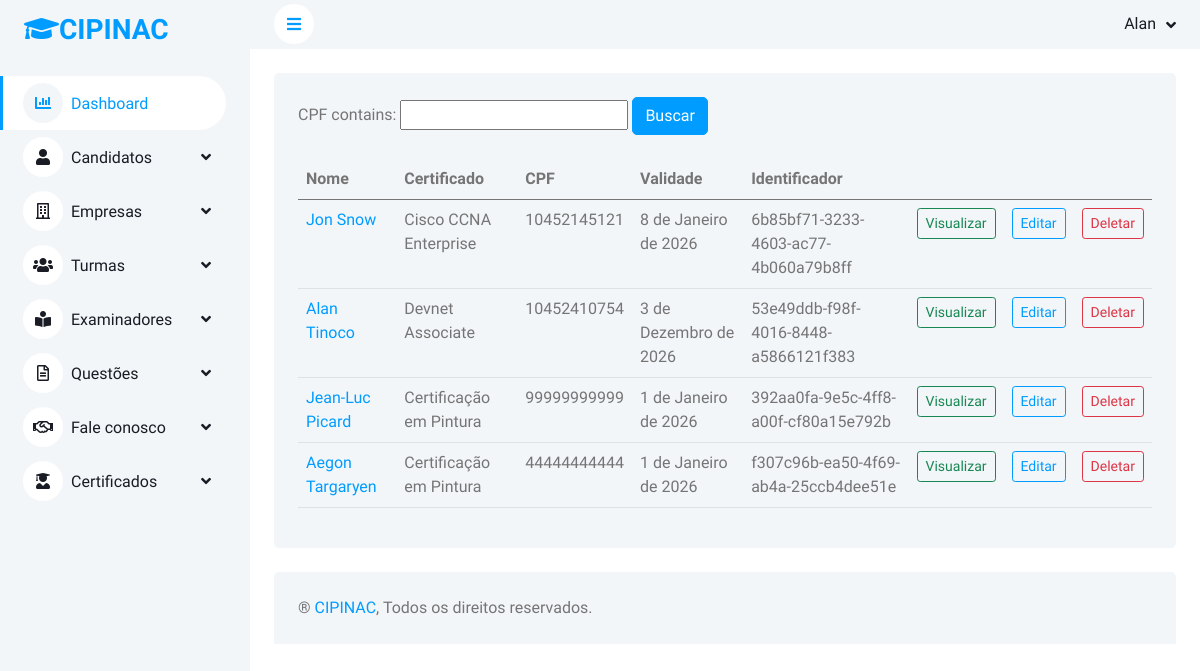
/buscar/certificado (signed in), run on the app's committed database.
### alunos/models.py (models this page shows, shortened)
class Certificado(models.Model):
    identificador = models.UUIDField(primary_key = False, default = uuid.uuid4, editable = False)
    nome = models.CharField(max_length=100)
    CPF = models.CharField(max_length=11)
    titulo_do_certificado = models.CharField(max_length=100)
    data = models.DateField(null=False, blank=False)
    validade = models.DateField(null=False, blank=False)
    certificado = models.FileField(upload_to ='certificados/', null=True, blank=True)

### alunos/views.py (the view)
# urls.py: path('buscar/certificado',views.view_certificado, name="view_certificado"),
@login_required(login_url='index')
def view_certificado(request):
    object_list = Certificado.objects.all()
    certificado_list = CertificadoFilter(request.GET, queryset=object_list)
    context = {
        'object_list': object_list,
        'filter': certificado_list,
    }
    return render(request, 'view-certificado.html', context)

### templates/view-certificado.html (shortened to what this page needs)
{% extends 'base.html' %}
{% load widget_tweaks %}
{% load static %}
{% block content %}
                    <div class="container-fluid pt-4 px-4">
                        <div class="bg-light rounded h-100 p-4">
                            <form method="get">
                                {{filter.form}}
                                <input type="submit"  class="btn btn-primary" value="Buscar">
                            </form></br>
                            <div class="table-responsive">
                                <table class="table">
                    <thead>
                        <tr>
                            <th>Nome</th>
                            <th>Certificado</th>
                            <th>CPF</th>
                            <th>Validade</th>
                            <th>Identificador</th>
                            <th></th>
                            <th></th>
                            <th></th>
                        </tr>
                    </thead>
                    <tbody>
                        {% for certificado in filter.qs %}
                        <tr>
                            <td>
                                <a href="">
                                    {{certificado.nome}}
                                </a>
                            </td>
                                <td>
                                    {{certificado.titulo_do_certificado}}
                                </td>
                            <td>{{certificado.CPF}}</td>
                            <td>{{certificado.validade}}</td>
                            <td>{{certificado.identificador}}</td>
                            <td>
                                <a href="{% url 'visualizar_certificado' certificado.id %}">
                                    <input type="submit" class="btn btn-outline-success btn-sm" value="Visualizar">
                                </a>
                            </td>
                            <td>
                                <a href="{% url 'update_certificado' certificado.id %}">
                                    <input type="submit" class="btn btn-outline-primary btn-sm" value="Editar">
                                </a>
                            </td>
                            <td>
                                <a href="{% url 'delete_certificado' certificado.id %}">
                                    <input type="submit" class="btn btn-outline-danger btn-sm" value="Deletar">
                                </a>
                            </td>
                        </tr>
                        {% endfor %}
                    </tbody>
                </table>
                         </div>
                     </div>
                 </div>
{% endblock %}

### templates/base.html (shortened to what this page needs)
{% load static %}
<!DOCTYPE html>
<html lang="pt-br">
<head>
    <link href="https://cdnjs.cloudflare.com/ajax/libs/font-awesome/5.10.0/css/all.min.css" rel="stylesheet">
    <link href="https://cdn.jsdelivr.net/npm/bootstrap-icons@1.4.1/font/bootstrap-icons.css" rel="stylesheet">
    <link href="{% static 'assets/css/bootstrap.min.css' %}" rel="stylesheet">
    <link href="{% static 'assets/css/style.css' %}" rel="stylesheet">
</head>
<body>
    <div class="container-xxl position-relative bg-white d-flex p-0">
        <div class="sidebar pe-4 pb-3">
            <nav class="navbar bg-light navbar-light">
                <a href="{% url 'index' %}" class="navbar-brand mx-4 mb-3">
                    <h3 class="text-primary"><i class="fa fa-graduation-cap"></i>CIPINAC</h3>
                </a>
                <div class="navbar-nav w-100">
                    <a href="{% url 'dashboard' %}" class="nav-item nav-link active"><i class="fa fa-chart-bar me-2"></i>Dashboard</a>
                    <div class="nav-item dropdown">
                        <a href="#" class="nav-link dropdown-toggle" data-bs-toggle="dropdown"><i class="fa fa-user me-2"></i>Candidatos</a>
                    </div>
                    <div class="nav-item dropdown">
                        <a href="#" class="nav-link dropdown-toggle" data-bs-toggle="dropdown"><i class="far fa-building me-2"></i>Empresas</a>
                    <div class="nav-item dropdown">
                        <a href="#" class="nav-link dropdown-toggle" data-bs-toggle="dropdown"><i class="far fas fa-users me-2"></i>Turmas</a>
                    </div>
                    <div class="nav-item dropdown">
                        <a href="#" class="nav-link dropdown-toggle" data-bs-toggle="dropdown"><i class="far fas fa-book-reader me-2"></i>Examinadores</a>
                    </div>
                    <div class="nav-item dropdown">
                        <a href="#" class="nav-link dropdown-toggle" data-bs-toggle="dropdown"><i class="far fa-file-alt me-2"></i>Questões</a>
                    </div>
                    <div class="nav-item dropdown">
                        <a href="#" class="nav-link dropdown-toggle" data-bs-toggle="dropdown"><i class="far far fa-handshake me-2"></i>Fale conosco</a>
                    </div>
                    <div class="nav-item dropdown">
                        <a href="#" class="nav-link dropdown-toggle" data-bs-toggle="dropdown"><i class="far far fas fa-user-graduate me-2"></i>Certificados</a>
                    </div>
                </div>
            </nav>
        </div>
        <div class="content">
            <nav class="navbar navbar-expand bg-light navbar-light sticky-top px-4 py-0">
                <a href="#" class="sidebar-toggler flex-shrink-0">
                    <i class="fa fa-bars"></i>
                </a>
                <div class="navbar-nav align-items-center ms-auto">
                    <div class="nav-item dropdown">
                        <a href="#" class="nav-link dropdown-toggle" data-bs-toggle="dropdown">
                            <span class="d-none d-lg-inline-flex">{{request.user.first_name}}</span>
                        </a>
                    </div>
                </div>
            </nav>
                    {% block content %}{% endblock %}
            <div class="container-fluid pt-4 px-4">
                <div class="bg-light rounded-top p-4">
                    <div class="row">
                        <div class="col-12 col-sm-6 text-center text-sm-start">
                            ® <a href="#">CIPINAC</a>, Todos os direitos reservados.
                        </div>
                    </div>
                </div>
            </div>
        </div>
    </div>
</body>
</html>

### static/assets/css/style.css (style rules this page uses)
:root { --primary: #009CFF; --light: #F3F6F9; --dark: #191C24; }
.btn { transition: .5s; }
.btn.btn-primary { color: #FFFFFF; }
.sidebar { position: fixed; top: 0; left: 0; bottom: 0; width: 250px; height: 100vh; overflow-y: auto; background: var(--light); transition: 0.5s; z-index: 999; }
.content { margin-left: 250px; min-height: 100vh; background: #FFFFFF; transition: 0.5s; }
@media (min-width: 992px) { .sidebar { margin-left: 0; } }
@media (min-width: 992px) { .content { width: calc(100% - 250px); } }
.sidebar .navbar .navbar-nav .nav-link { padding: 7px 20px; color: var(--dark); font-weight: 500; border-left: 3px solid var(--light); border-radius: 0 30px 30px 0; outline: none; }
.sidebar .navbar .navbar-nav .nav-link:hover, .sidebar .navbar .navbar-nav .nav-link.active { color: var(--primary); background: #FFFFFF; border-color: var(--primary); }
.sidebar .navbar .navbar-nav .nav-link i { width: 40px; height: 40px; display: inline-flex; align-items: center; justify-content: center; background: #FFFFFF; border-radius: 40px; }
.sidebar .navbar .navbar-nav .nav-link:hover i, .sidebar .navbar .navbar-nav .nav-link.active i { background: var(--light); }
.sidebar .navbar .dropdown-toggle::after { position: absolute; top: 15px; right: 15px; border: none; content: "\f107"; font-family: "Font Awesome 5 Free"; font-weight: 900; transition: .5s; }
.content .navbar .navbar-nav .nav-link { margin-left: 25px; padding: 12px 0; color: var(--dark); outline: none; }
.content .navbar .sidebar-toggler, .content .navbar .navbar-nav .nav-link i { width: 40px; height: 40px; display: inline-flex; align-items: center; justify-content: center; background: #FFFFFF; border-radius: 40px; }
.content .navbar .dropdown-toggle::after { margin-left: 6px; vertical-align: middle; border: none; content: "\f107"; font-family: "Font Awesome 5 Free"; font-weight: 900; transition: .5s; }

### data on the page
Certificado: nome "Jon Snow", titulo_do_certificado "Cisco CCNA Enterprise", CPF "10452145121", validade "8 de Janeiro de 2026", identificador "6b85bf71-3233-4603-ac77-4b060a79b8ff"
Certificado: nome "Alan Tinoco", titulo_do_certificado "Devnet Associate", CPF "10452410754", validade "3 de Dezembro de 2026", identificador "53e49ddb-f98f-4016-8448-a5866121f383"
Certificado: nome "Jean-Luc Picard", titulo_do_certificado "Certificação em Pintura", CPF "99999999999", validade "1 de Janeiro de 2026", identificador "392aa0fa-9e5c-4ff8-a00f-cf80a15e792b"
Certificado: nome "Aegon Targaryen", titulo_do_certificado "Certificação em Pintura", CPF "44444444444", validade "1 de Janeiro de 2026", identificador "f307c96b-ea50-4f69-ab4a-25ccb4dee51e"

### other printed values
{{ request.user.first_name }} "Alan"
